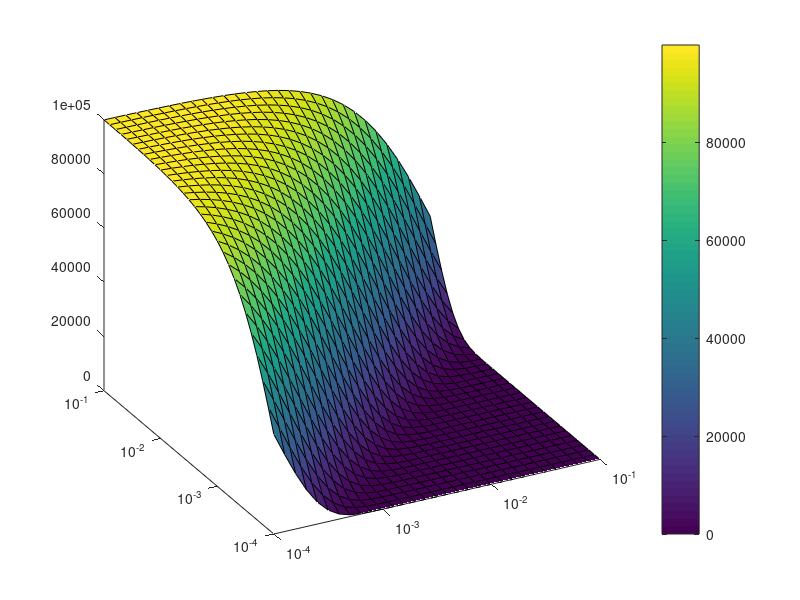

Source code (MATLAB): (Note: this script raises an error after producing the figure.)
clf;hold on
ax1=subplot(1,1,1);

s = 10.^(-4:.1:-1);
U = 10.^(-4:.1:-1);

N = 10^5;

n_0 = N *exp(-U./s');

surf(s,U,n_0);

set(gca,'xscale','log','yscale','log')
view([-27.5 30.8]);
colorbar;
% ylim([10^-5, 0.1])
% xlim([10^-5, 0.1])

ax1.Colorbar.Position(1) = 0.9;
ax1.Position(3)=0.7;
ax1.Position(2)=0.15;
set(gca,'FontName','Lucida Bright','Fontsize',12)
ylabel('Strength of selection (\its\rm)','Rotation',-31.5);
ax1.YLabel.Position(2)=0.005;
ax1.YLabel.Position(3)=-20000;
xlabel('Genome-wide mutation rate (\itU\rm)','Rotation',8);
zlabel('Equilibrium LLC size (\itn\rm_0)');

zticks([0,20000,40000,60000,80000,100000])
zticklabels({'0','20000','40000','60000','80000','100000'})